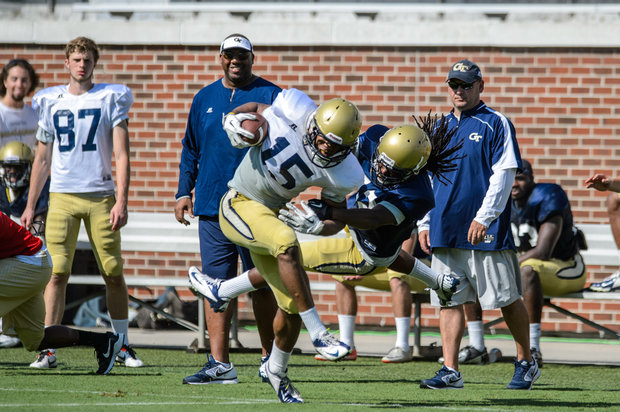
#> input picture Machine Learning/Module 1- Kmean-Kmedoids/HW1/HW1_Data/football.bmp, 620 x 412 px
$ jupyter execute --allow-errors 'K-medoids from scratch.ipynb'
#> lines starting #> are read from the running program, lines starting #| are printed output that depends on the picture
[cell 1]
from skimage import io
import numpy as np

[cell 2]
image = io.imread('football.bmp')
#> image is the input picture: shape (412, 620, 3); mean R, G, B 126.6, 124.1, 114.2

[cell 3]
image.shape
#> Out = (412, 620, 3)

[cell 4]
rows = image.shape[0]
#> rows = 412
cols = image.shape[1]
#> cols = 620

[cell 5]
flat_img= image.reshape(image.shape[0]*image.shape[1],3)

[cell 6]
flat_img.shape
#> Out = (255440, 3)

[cell 7]
#number of pixels
n = flat_img.shape[0]
#> n = 255440
c = flat_img.shape[1]
#> c = 3

[cell 8]
#number of clusters
k=120
#randomly initializing centers
centers = flat_img[np.random.choice(flat_img.shape[0],k,replace =False)]
#> centers = 120 rows, first 8: [200, 178, 164], [71, 82, 48], [163, 167, 166], [233, 239, 255], [179, 120, 88], [42, 38, 29], [154, 155, 147], [75, 70, 41]
centers[1]
#> Out = [71, 82, 48]

[cell 9]
from copy import deepcopy
centers_old = np.zeros(centers.shape) # to store old centers
centers_new = deepcopy(centers) # Store new centers
#> centers_new has the same summary as centers

clusters = np.zeros(n)
distances = np.zeros((n,k))

error = np.linalg.norm(centers_new - centers_old)
#> error = 2648.6

# When, after an update, the estimate of that center stays the same, exit loop
while error != 0:
    # Measure the distance to every center
    for i in range(k):
        distances[:,i] = np.linalg.norm(flat_img - centers[i], axis=1)
    # Assign all training data to closest center
    clusters = np.argmin(distances, axis = 1)

    centers_old = deepcopy(centers_new)
    # Calculate mean for every cluster and update the center
    for i in range(k):
        centers_new[i] = np.mean(flat_img[clusters == i], axis=0)
    error = np.linalg.norm(centers_new - centers_old)
#> this loop made 2 passes
#> error on passes 1 to 2: 493.9, 0
#> after the loop, centers_new = 120 rows, first 8: [209, 183, 167], [91, 95, 63], [174, 176, 174], [245, 246, 252], [188, 146, 96], [55, 44, 34], [163, 167, 156], [95, 76, 57]

[cell 10]
centers_new
#> Out has the same summary as centers_new

[cell 11]
labels = clusters.reshape(rows,cols)
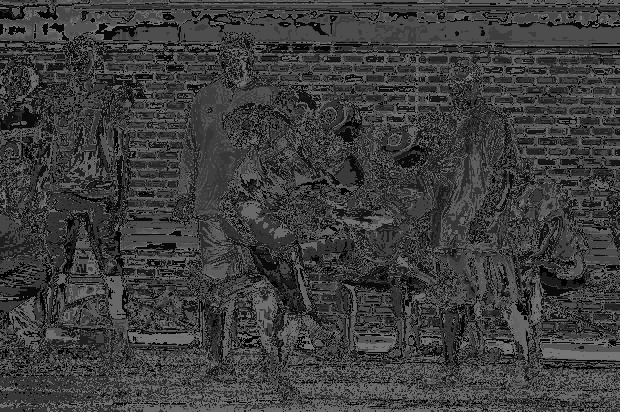
#> labels: shape (412, 620) int64; min 0, max 119, mean 61.4


$ run again, with Machine Learning/Module 1- Kmean-Kmedoids/HW1/HW1_Data/beach.bmp copied over Machine Learning/Module 1- Kmean-Kmedoids/HW1/HW1_Data/football.bmp
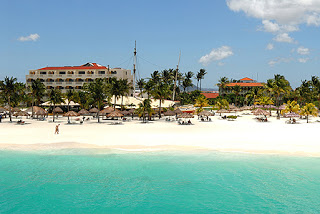
#> input picture Machine Learning/Module 1- Kmean-Kmedoids/HW1/HW1_Data/beach.bmp, 320 x 214 px
#> image is the input picture: shape (214, 320, 3); mean R, G, B 136.9, 173.1, 170.4
#> centers = 120 rows, first 8: [135, 178, 210], [205, 208, 213], [86, 179, 161], [137, 173, 205], [204, 212, 214], [164, 133, 130], [107, 105, 31], [147, 186, 215]
#> `centers[1]`: Out = [205, 208, 213]
#> `centers_new = deepcopy(centers)`: centers_new has the same summary as centers
#> `error = np.linalg.norm(centers_new - centers_old)`: error = 3221.6
#> the loop `while error != 0:` made 2 passes
#> error on passes 1 to 2: 1062.2, 0
#> after the loop `while error != 0:`: centers_new = 120 rows, first 8: [136, 179, 210], [206, 210, 214], [92, 184, 167], [141, 175, 202], [207, 215, 216], [59, 163, 147], [146, 132, 47], [165, 193, 202]
#> `centers_new`: Out has the same summary as centers_new
#> `labels = clusters.reshape(rows,cols)`:
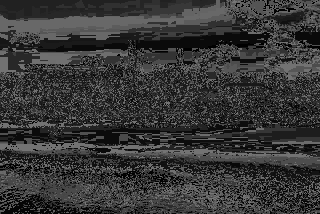
#> labels: shape (214, 320) int64; min 0, max 119, mean 55
